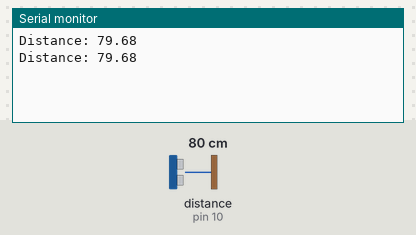
Recording of a sketch running on a simulated Arduino Uno, built with avr-gcc and run on an emulated ATmega328P. Parts: the last lines printed to the serial monitor. Wiring (inferred from the names in the program): ultrasonic range finder: trigger pin 9; echo pin 10. The inputs (shaded band) are chosen by the test bench; at power-on: distance to the obstacle (sensor on pin 10) 80 cm. The echo pulse lasts 58.3 µs per cm.

Above: at 1.8 s.
1.9 s: distance to the obstacle (sensor on pin 10) set to 2 cm
At 2.9 s:
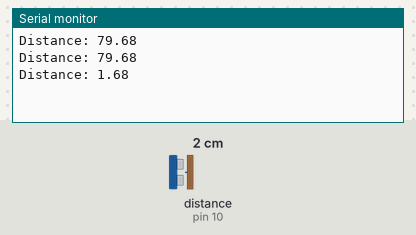
3.4 s: distance to the obstacle (sensor on pin 10) set to 4 cm
At 4.7 s:
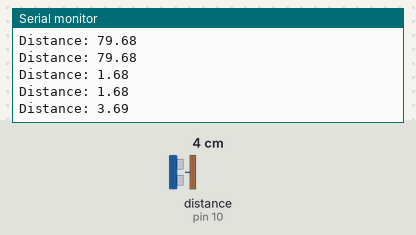
Timing chart, 0 to 6.4 s (numbered marks = the images above; inputs shaded):
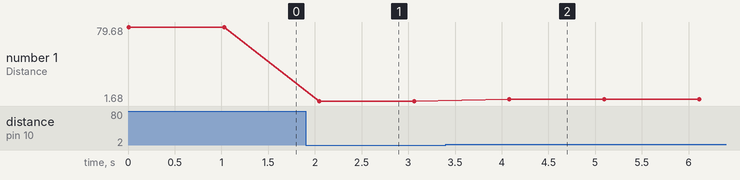

Measured:
- after the input at 1.9 s, the serial monitor: prints a new line after 0.15 s (image 1)
- after the input at 3.4 s, the serial monitor: prints a new line after 0.68 s (image 2)
- plotted number 1: 79.68 → 1.68 after the input at 1.9 s, 1.68 → 3.69 after the input at 3.4 s

The sketch:

Arduino.ino
```cpp
#include "ardToEsp.h"

#define RXPIN 2
#define TXPIN 3
extern ESP serialESP(RXPIN, TXPIN, 9600);

const int trigPin = 9;
const int echoPin = 10;

float duration, distance;

void setup() {
  pinMode(trigPin, OUTPUT);
  pinMode(echoPin, INPUT);
  Serial.begin(9600);

}

void loop() {
  distance = data();
  Serial.print("Distance: ");
  Serial.println(distance);
  String value = "Distance: " + String(distance) + "\n";
  serialESP.writeStr(value);
  delay(1000);
}

float data(){
  digitalWrite(trigPin, LOW);
  delayMicroseconds(2);
  digitalWrite(trigPin, HIGH);
  delayMicroseconds(10);
  digitalWrite(trigPin, LOW);

  duration = pulseIn(echoPin, HIGH);
  distance = (duration*.0343)/2;
  return distance;
}
```

ardToEsp.h
```cpp
#include <SoftwareSerial.h>

class ESP{
  private:
    int rxPin;
    int txPin;
    int baud;
    SoftwareSerial espSerial;

  public:
  ESP(int rx, int tx, int baud) : rxPin(rx), txPin(tx), baud(baud), espSerial(rxPin, txPin){
    espSerial.begin(baud);
  }

  void writeInt(int data){
    espSerial.print(data);
  }

  void writeStr(String data){
    espSerial.print(data);
  }
};
```
